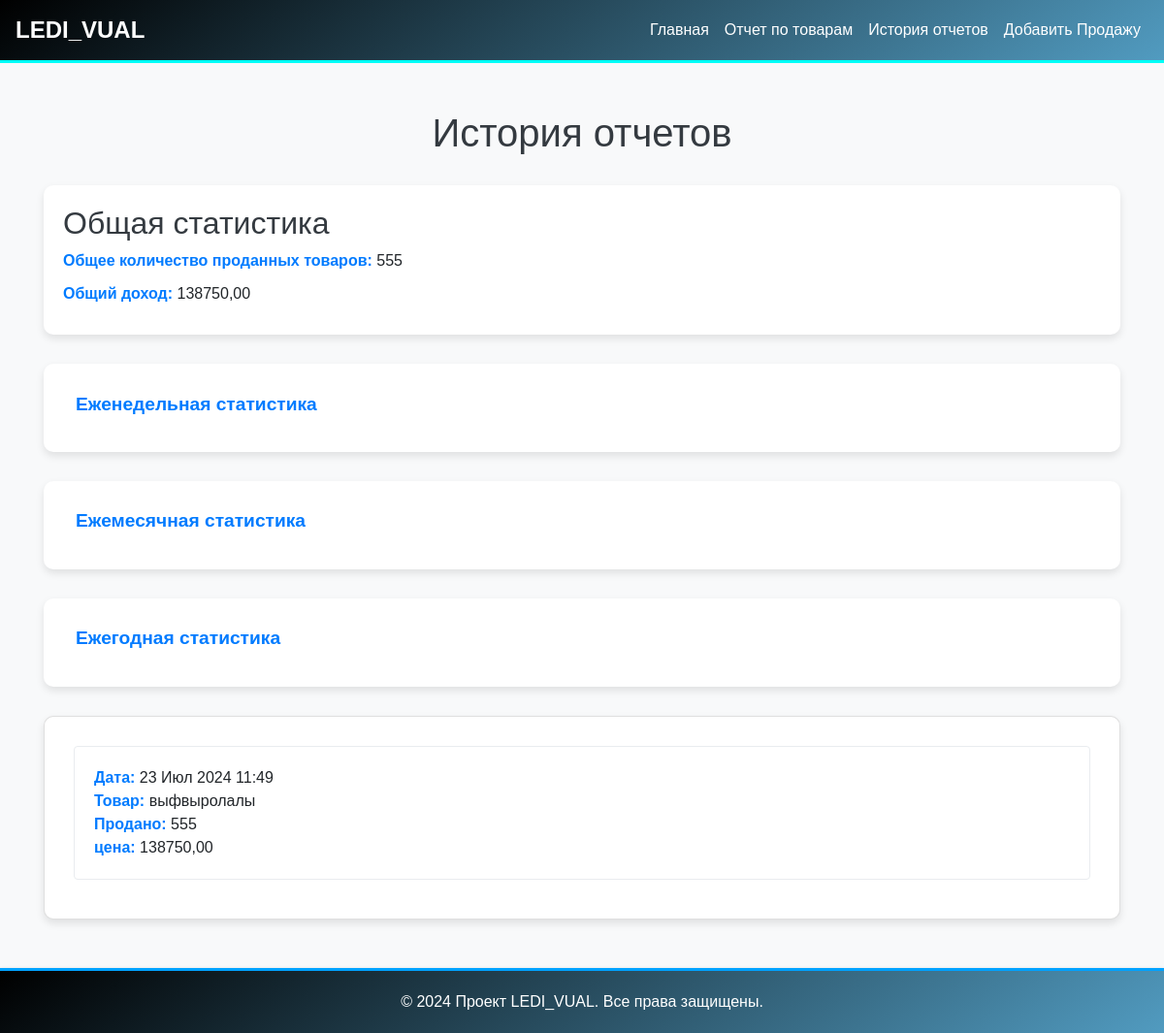
/report/history/, run on an earlier commit of the app's database.
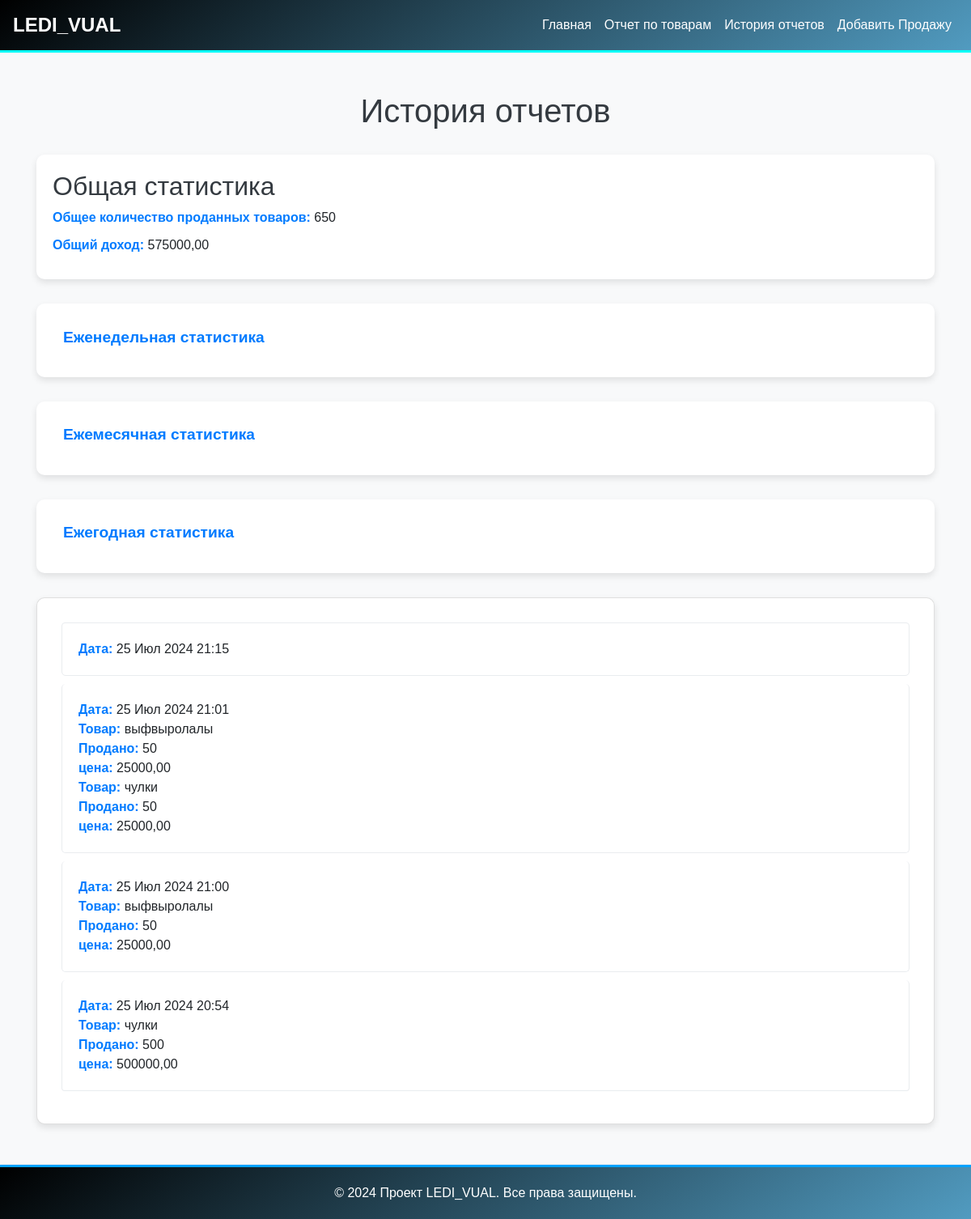
And on a later commit of the database.
### apps/inventory/models.py (models this page shows, shortened)
class Report(models.Model):
    created_at = models.DateTimeField("Дата создания", auto_now_add=True)
    report_data = models.TextField("Данные отчета")  # храним отчет в виде текстового поля
    class Meta:
        verbose_name = "Отчет"
        verbose_name_plural = "Отчеты"

### apps/inventory/views.py (the view)
# urls.py: path('report/history/', views.report_history, name='report_history'),
def report_history(request):
    reports = Report.objects.all().order_by('-created_at')
    decoded_reports = []
    for report in reports:
        try:
            decoded_data = json.loads(report.report_data)
            decoded_reports.append({
                'created_at': report.created_at,
                'report_data': decoded_data
            })
        except json.JSONDecodeError:
            decoded_reports.append({
                'created_at': report.created_at,
                'report_data': []
            })
    now = timezone.now()
    start_of_week = now - timedelta(days=now.weekday())
    start_of_month = now.replace(day=1)
    start_of_year = now.replace(month=1, day=1)
    weekly_sales = Sale.objects.filter(sale_date__gte=start_of_week, sale_date__lte=now)
    monthly_sales = Sale.objects.filter(sale_date__gte=start_of_month, sale_date__lte=now)
    yearly_sales = Sale.objects.filter(sale_date__gte=start_of_year, sale_date__lte=now)
    def calculate_stats(sales):
        return {
            'sold_products': sales.aggregate(total=Sum('quantity'))['total'] or 0,
            'revenue': sales.aggregate(total=Sum(F('quantity') * F('sale_price')))['total'] or Decimal('0.0')
        }
    weekly_stats = calculate_stats(weekly_sales)
    monthly_stats = calculate_stats(monthly_sales)
    yearly_stats = calculate_stats(yearly_sales)
    historical_weekly_stats = {'sold_products': 0, 'revenue': Decimal('0.0')}
    historical_monthly_stats = {'sold_products': 0, 'revenue': Decimal('0.0')}
    historical_yearly_stats = {'sold_products': 0, 'revenue': Decimal('0.0')}
    for report in decoded_reports:
        report_date = report['created_at']
        report_data = report['report_data']
        if report_date >= start_of_week:
            historical_weekly_stats['sold_products'] += sum(item['total_sold'] for item in report_data)
            historical_weekly_stats['revenue'] += sum(Decimal(item['total_revenue']) for item in report_data)
        if report_date >= start_of_month:
            historical_monthly_stats['sold_products'] += sum(item['total_sold'] for item in report_data)
            historical_monthly_stats['revenue'] += sum(Decimal(item['total_revenue']) for item in report_data)
        if report_date >= start_of_year:
            historical_yearly_stats['sold_products'] += sum(item['total_sold'] for item in report_data)
            historical_yearly_stats['revenue'] += sum(Decimal(item['total_revenue']) for item in report_data)
    weekly_stats['sold_products'] += historical_weekly_stats['sold_products']
    weekly_stats['revenue'] += historical_weekly_stats['revenue']
    monthly_stats['sold_products'] += historical_monthly_stats['sold_products']
    monthly_stats['revenue'] += historical_monthly_stats['revenue']
    yearly_stats['sold_products'] += historical_yearly_stats['sold_products']
    yearly_stats['revenue'] += historical_yearly_stats['revenue']
    context = {
        'reports': decoded_reports,
        'weekly_stats': weekly_stats,
        'monthly_stats': monthly_stats,
        'yearly_stats': yearly_stats,
    }
    return render(request, 'report_history.html', context)

### apps/inventory/templatetags/custom_filters.py (called while the page is built)
@register.filter
def format_decimal(value):
    try:
        return f"{value:.2f}".replace('.', ',')
    except (ValueError, TypeError):
        return value

### templates/report_history.html (shortened to what this page needs)
{% load custom_filters %}
<!DOCTYPE html>
<html lang="ru">
<head>
    <link href="https://stackpath.bootstrapcdn.com/bootstrap/4.5.2/css/bootstrap.min.css" rel="stylesheet">
</head>
<body>
    <nav class="navbar navbar-expand-lg">
        <a class="navbar-brand" href="#">LEDI_VUAL</a>
        <div class="collapse navbar-collapse" id="navbarNav">
            <ul class="navbar-nav ml-auto">
                <li class="nav-item">
                    <a class="nav-link" href="{% url 'index' %}">Главная</a>
                </li>
                <li class="nav-item">
                    <a class="nav-link" href="{% url 'product_report' %}">Отчет по товарам</a>
                </li>
                <li class="nav-item active">
                    <a class="nav-link" href="{% url 'report_history' %}">История отчетов</a>
                </li>
                <li class="nav-item">
                    <a class="nav-link" href="{% url 'add_sale' %}">Добавить Продажу</a>
                </li>
            </ul>
        </div>
    </nav>
    <div class="container mt-5">
        <h1>История отчетов</h1>
        <div class="stats-card">
            <h2>Общая статистика</h2>
            <div class="stat">
                <strong>Общее количество проданных товаров:</strong> {{ weekly_stats.sold_products }}
            </div>
            <div class="stat">
                <strong>Общий доход:</strong> {{ weekly_stats.revenue|format_decimal }}
            </div>
        </div>
        <div class="stats-card">
            <h2>
                <a class="btn btn-link" data-toggle="collapse" href="#weeklyStats" role="button" aria-expanded="false" aria-controls="weeklyStats">
                    Еженедельная статистика
                </a>
            </h2>
        </div>
        <div class="stats-card">
            <h2>
                <a class="btn btn-link" data-toggle="collapse" href="#monthlyStats" role="button" aria-expanded="false" aria-controls="monthlyStats">
                    Ежемесячная статистика
                </a>
            </h2>
        </div>
        <div class="stats-card">
            <h2>
                <a class="btn btn-link" data-toggle="collapse" href="#yearlyStats" role="button" aria-expanded="false" aria-controls="yearlyStats">
                    Ежегодная статистика
                </a>
            </h2>
        </div>
        <div class="card mt-3">
            <div class="card-body">
                <ul class="list-group">
                    {% for report in reports %}
                    <li class="list-group-item">
                        <strong>Дата:</strong> {{ report.created_at|date:"d M Y H:i" }}<br>
                        {% for item in report.report_data %}
                            <strong>Товар:</strong> {{ item.product__name }}<br>
                            <strong>Продано:</strong> {{ item.total_sold }}<br>
                            <strong>цена:</strong> {{ item.total_revenue|format_decimal }}<br>
                        {% endfor %}
                    </li>
                    {% endfor %}
                </ul>
            </div>
        </div>
    </div>
    <div class="footer">
        &copy; 2024 Проект LEDI_VUAL. Все права защищены.
    </div>
</body>
</html>

### templates/report_history.html (style rules this page uses)
body { font-family: 'Arial', sans-serif; background-color: #f8f9fa; }
.navbar { background: linear-gradient(145deg, #000000, #519bc0); box-shadow: 0 2px 4px rgba(0, 0, 0, 0.3); box-shadow: none; border-bottom: 3px solid #00fff7; }
.navbar-brand { color: white !important; font-size: 1.5rem; font-weight: bold; }
.nav-link { color: white !important; }
.container { margin-top: 50px; }
.card { border-radius: 10px; box-shadow: 0 4px 8px rgba(0, 0, 0, 0.1); }
.card-body { padding: 30px; }
h1 { text-align: center; margin-bottom: 30px; color: #343a40; }
.list-group-item { background-color: #ffffff; border: 1px solid #e9ecef; border-radius: 5px; margin-bottom: 10px; padding: 20px; transition: background-color 0.3s ease; }
.list-group-item strong { color: #007bff; }
.footer { margin-top: 50px; padding: 20px; background: linear-gradient(145deg, #000000, #519bc0); box-shadow: 0 2px 4px rgba(0, 0, 0, 0.3); color: white; text-align: center; border-top: 3px solid #00a2ff; }
.stats-card { background-color: #ffffff; border-radius: 10px; box-shadow: 0 4px 8px rgba(0, 0, 0, 0.1); padding: 20px; margin-bottom: 30px; }
.stats-card h2 { color: #343a40; }
.stats-card .stat { margin-bottom: 10px; }
.stats-card .stat strong { color: #007bff; }
.stats-card .btn-link { text-decoration: none; color: #007bff; font-weight: bold; font-size: 1.2rem; }

What changed in the data, as far as the page shows it:
removed Report: created_at "23 Июл 2024 11:49"
added Report: created_at "25 Июл 2024 21:15"
added Report: created_at "25 Июл 2024 21:01"
added Report: created_at "25 Июл 2024 21:00"
added Report: created_at "25 Июл 2024 20:54"
Also different on the page:
{{ weekly_stats.sold_products }}: "555" → "650"
{{ weekly_stats.revenue|format_decimal }}: "138750,00" → "575000,00"
new list line: "Дата:"
new list line: "Дата: Товар: выфвыролалы Продано: 50 цена: 25000,00 Товар: чулки Продано: 50 цена: 25000,00"
new list line: "Дата: Товар: выфвыролалы Продано: 50 цена: 25000,00"
new list line: "Дата: Товар: чулки Продано: 500 цена: 500000,00"
list line gone: "Дата: Товар: выфвыролалы Продано: 555 цена: 138750,00"
